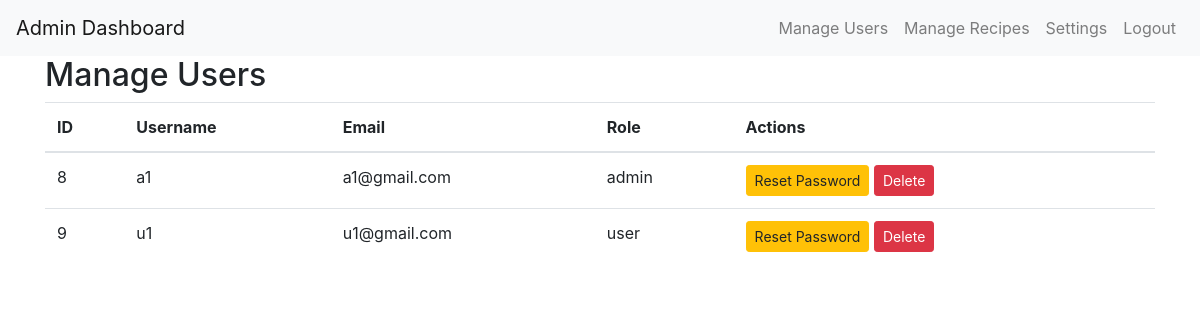
Screenshot of /admin/manage_users (signed in) with the database file from the repository.
### app/models.py (models this page shows)
class User(db.Model, UserMixin):
    id = db.Column(db.Integer, primary_key=True)
    username = db.Column(db.String(20), unique=True, nullable=False)
    email = db.Column(db.String(120), unique=True, nullable=False)
    password = db.Column(db.String(60), nullable=False)
    role = db.Column(db.String(10), nullable=False, default='user')
    tools = db.relationship('Tool', backref='owner', lazy=True, cascade="all, delete-orphan")

### app/admin_routes.py (the view)
@admin.route('/manage_users')
@login_required
def manage_users():
    if current_user.role != 'admin':
        flash('You do not have permission to view this page.', 'danger')
        return redirect(url_for('user.index'))
    users = User.query.all()
    return render_template('admin_manage_users.html', users=users)

### app/__init__.py (called while the page is built)
@login_manager.user_loader
def load_user(user_id):
    from app.models import User
    return User.query.get(int(user_id))

### app/templates/admin_manage_users.html (shortened to what this page needs)
{% extends "admin_base.html" %}
{% block content %}
<h2>Manage Users</h2>
<table class="table">
    <thead>
        <tr>
            <th>ID</th>
            <th>Username</th>
            <th>Email</th>
            <th>Role</th>
            <th>Actions</th>
        </tr>
    </thead>
    <tbody>
        {% for user in users %}
        <tr>
            <td>{{ user.id }}</td>
            <td>{{ user.username }}</td>
            <td>{{ user.email }}</td>
            <td>{{ user.role }}</td>
            <td>
                <a href="{{ url_for('admin.admin_reset_password', user_id=user.id) }}" class="btn btn-warning btn-sm">Reset Password</a>
                <form action="{{ url_for('admin.admin_delete_user', user_id=user.id) }}" method="POST" style="display:inline;">
                    <button type="submit" class="btn btn-danger btn-sm">Delete</button>
                </form>
            </td>
        </tr>
        {% endfor %}
    </tbody>
</table>
{% endblock %}

### rows the page displays
User: id "8", username "a1", email "a1@gmail.com", role "admin"
User: id "9", username "u1", email "u1@gmail.com", role "user"
